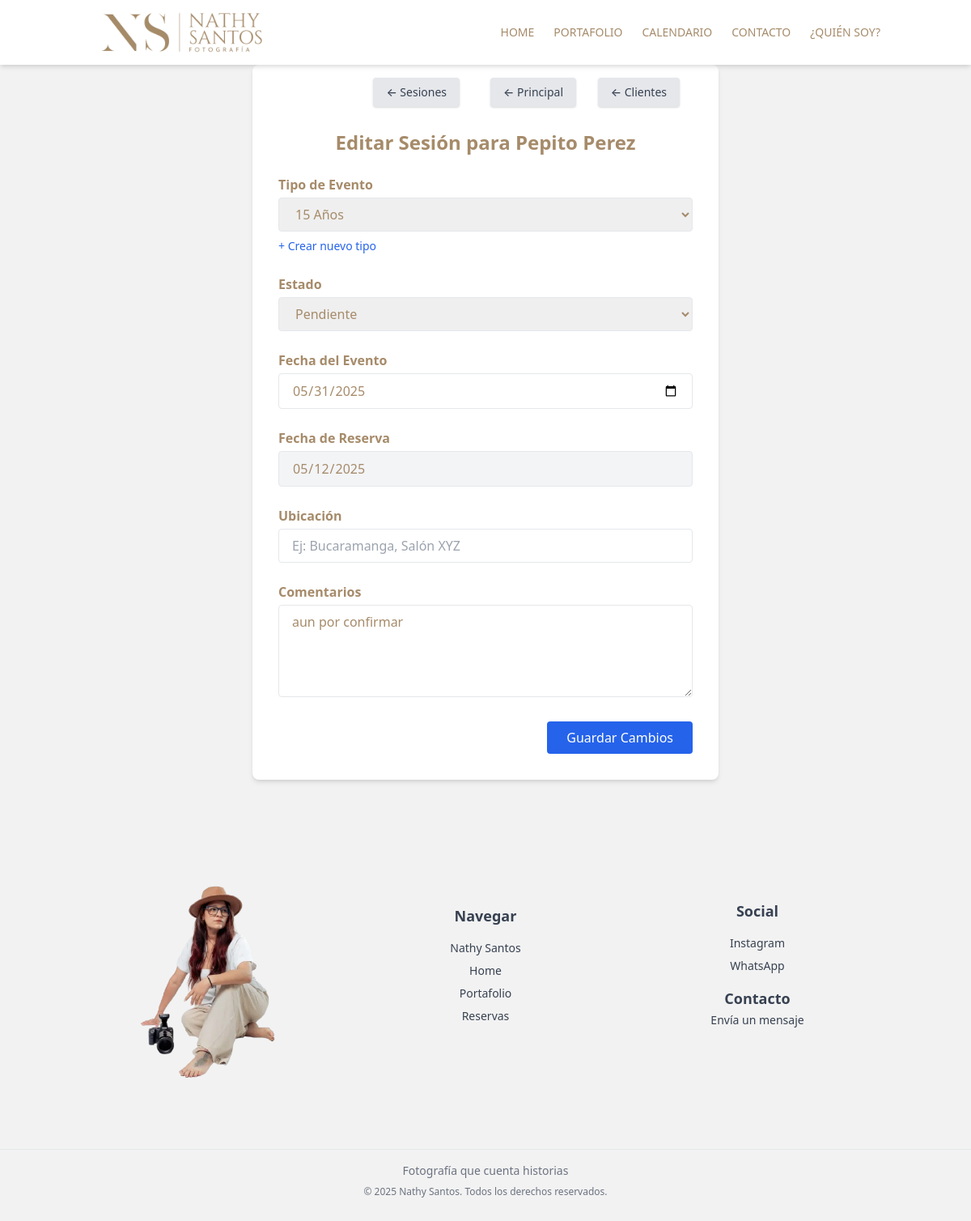
Page /admin-panel/evento/editar/11/ (signed in) on the earlier database version.
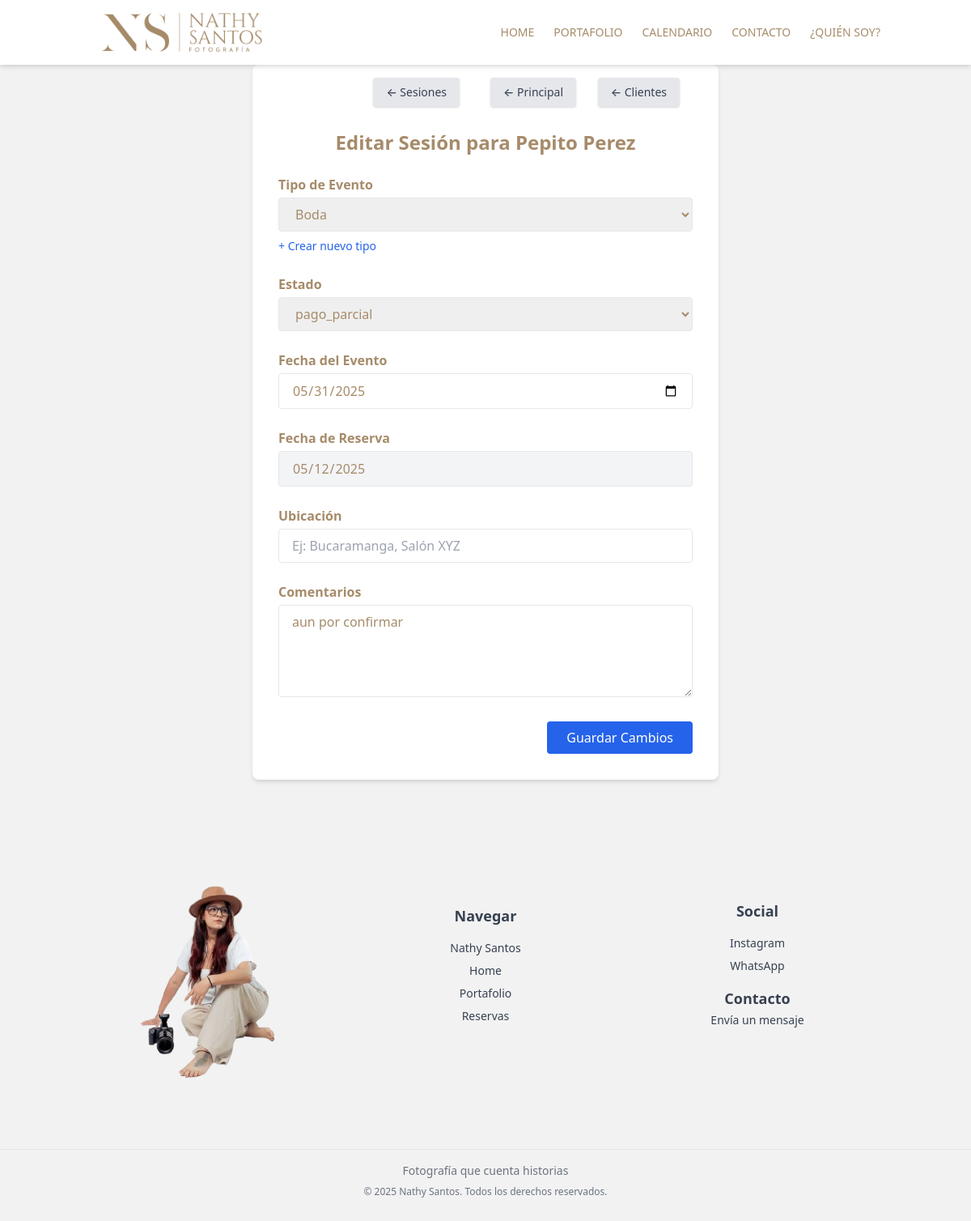
Same page on the later database version.
### admin_NathySantos/models.py (models this page shows, shortened)
class Evento(models.Model):
    tipoEvento = models.ForeignKey(TipoEvento, on_delete=models.CASCADE)
    cliente = models.ForeignKey(Cliente, on_delete=models.CASCADE)
    estado = models.ForeignKey(EstadoEvento, on_delete=models.CASCADE)
    titulo = models.CharField(max_length=200)
    descripcion = models.TextField(blank=True)
    ubicacion = models.CharField(max_length=200)
    fecha_evento = models.DateField()
    fecha_reserva = models.DateField(auto_now_add=True)

class TipoEvento(models.Model):
    nombre = models.CharField(max_length=100)

class EstadoEvento(models.Model):
    estado = models.CharField(max_length=100)

class Cliente(models.Model):
    nombre = models.CharField(max_length=100)
    ID_CC = models.CharField(max_length=20, unique=True)
    telefono = models.CharField(max_length=20)
    email = models.EmailField()

### admin_NathySantos/views.py (the view, shortened to what this page needs)
# urls.py: path('evento/editar/<int:pk>/', views.editar_evento, name='editar_evento'),
@login_required(login_url='/login/')
def editar_evento(request, pk):
    evento = get_object_or_404(Evento, pk=pk)
    tipo_eventos = TipoEvento.objects.all()
    estados = EstadoEvento.objects.all()
    return render(request, 'clientes/editar_evento.html', {
        'evento': evento,
        'tipo_eventos': tipo_eventos,
        'estados': estados,
    })

### admin_NathySantos/templates/clientes/editar_evento.html (shortened to what this page needs)
{% extends 'layouts/app.html' %}
{% block content %}
<section class="p-8 max-w-xl mx-auto bg-white shadow-md rounded-lg relative">
  <a href="{% url 'clientes_list' %}"
    class="absolute top-4 right-12 bg-gray-200 hover:bg-gray-300 text-gray-700 text-sm font-medium py-2 px-4 rounded shadow">
    &#8592; Clientes
  </a>
  <a href="{% url 'dashboard' %}"
    class="absolute top-4 right-44 bg-gray-200 hover:bg-gray-300 text-gray-700 text-sm font-medium py-2 px-4 rounded flex items-center shadow">
    &#8592; Principal
  </a>
  <a href="{% url 'listar_eventos' %}"
    class="absolute top-4 right-80 bg-gray-200 hover:bg-gray-300 text-gray-700 text-sm font-medium py-2 px-4 rounded shadow">
    &#8592; Sesiones
  </a>
  <h2 class="text-2xl font-bold mt-12 text-center">Editar Sesión para {{ evento.cliente.nombre }}</h2>
  <form method="POST" action="{% url 'editar_evento' evento.pk %}" class="space-y-6">
    <div>
      <label class="block font-semibold mb-1">Tipo de Evento</label>
      <select name="tipo_evento" required class="w-full border px-4 py-2 rounded">
        {% for tipo in tipo_eventos %}
          <option value="{{ tipo.id }}" {% if tipo.id == evento.tipoEvento.id %}selected{% endif %}>
            {{ tipo.nombre }}
          </option>
        {% endfor %}
      </select>
      <a href="javascript:void(0);" onclick="toggleTipoEventoModal()" class="text-sm text-blue-600 hover:underline mt-2 inline-block">
        + Crear nuevo tipo
      </a>
    </div>
    <div>
      <label class="block font-semibold mb-1">Estado</label>
      <select name="estado" required class="w-full border px-4 py-2 rounded">
        {% for estado in estados %}
          <option value="{{ estado.id }}" {% if estado.id == evento.estado.id %}selected{% endif %}>
            {{ estado.estado }}
          </option>
        {% endfor %}
      </select>
    </div>
    <div>
      <label class="block font-semibold mb-1">Fecha del Evento</label>
      <input type="date" name="fecha_evento" value="{{ evento.fecha_evento|date:'Y-m-d' }}"
             class="w-full border px-4 py-2 rounded" required>
    </div>
    <div>
      <label class="block font-semibold mb-1">Fecha de Reserva</label>
      <input type="date" name="fecha_reserva" value="{{ evento.fecha_reserva|date:'Y-m-d' }}"
       class="w-full border px-4 py-2 rounded bg-gray-100 cursor-not-allowed"
       readonly>
    </div>
    <div>
      <label class="block font-semibold mb-1">Ubicación</label>
      <input type="text" name="ubicacion" value="{{ evento.ubicacion }}"
             class="w-full border px-4 py-2 rounded" placeholder="Ej: Bucaramanga, Salón XYZ">
    </div>
    <div>
      <label class="block font-semibold mb-1">Comentarios</label>
      <textarea name="descripcion" rows="4" class="w-full border px-4 py-2 rounded">{{ evento.descripcion }}</textarea>
    </div>
    <div class="flex justify-end">
      <button type="submit" class="bg-blue-600 hover:bg-blue-700 text-white px-6 py-2 rounded">
        Guardar Cambios
      </button>
    </div>
  </form>
</section>
{% endblock %}

Differences in the rows shown:
changed Evento "aun por confirmar": tipo_evento "15 Años" → "Boda"; estado "Pendiente" → "pago_parcial"
